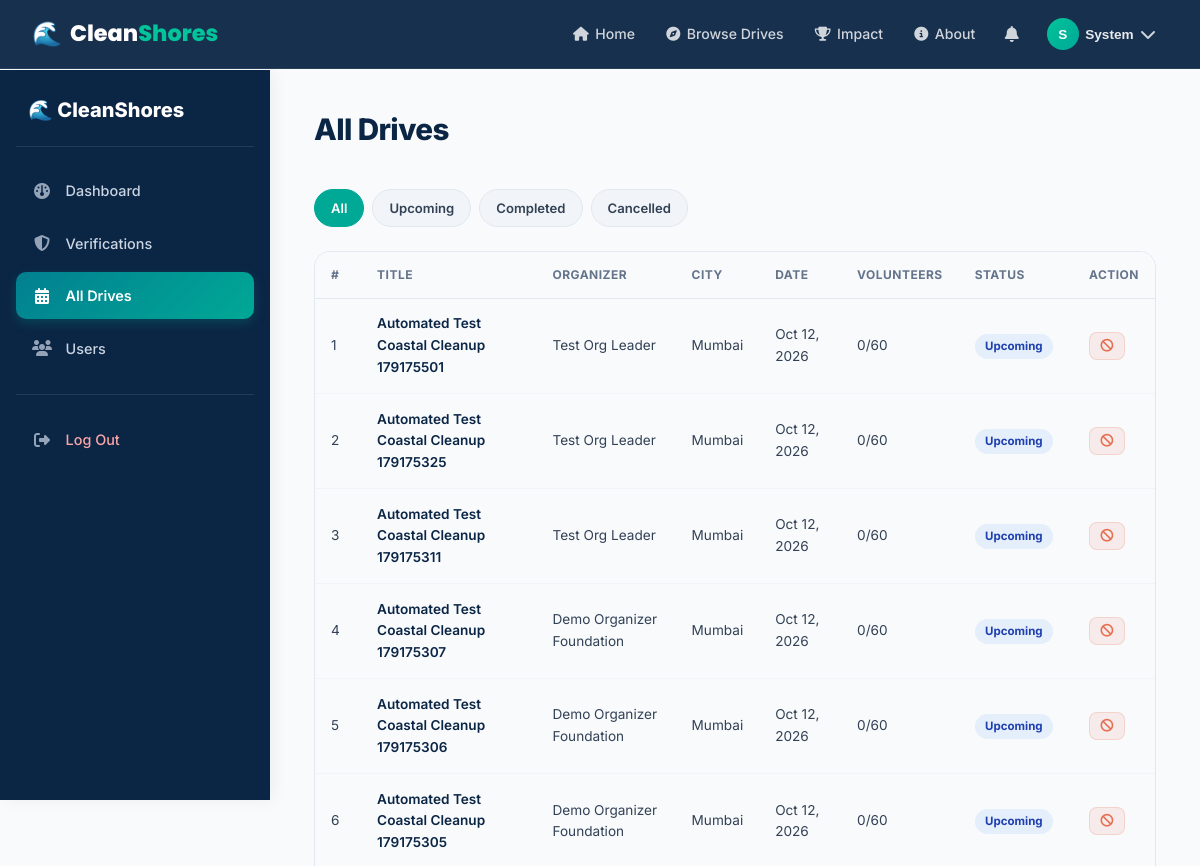
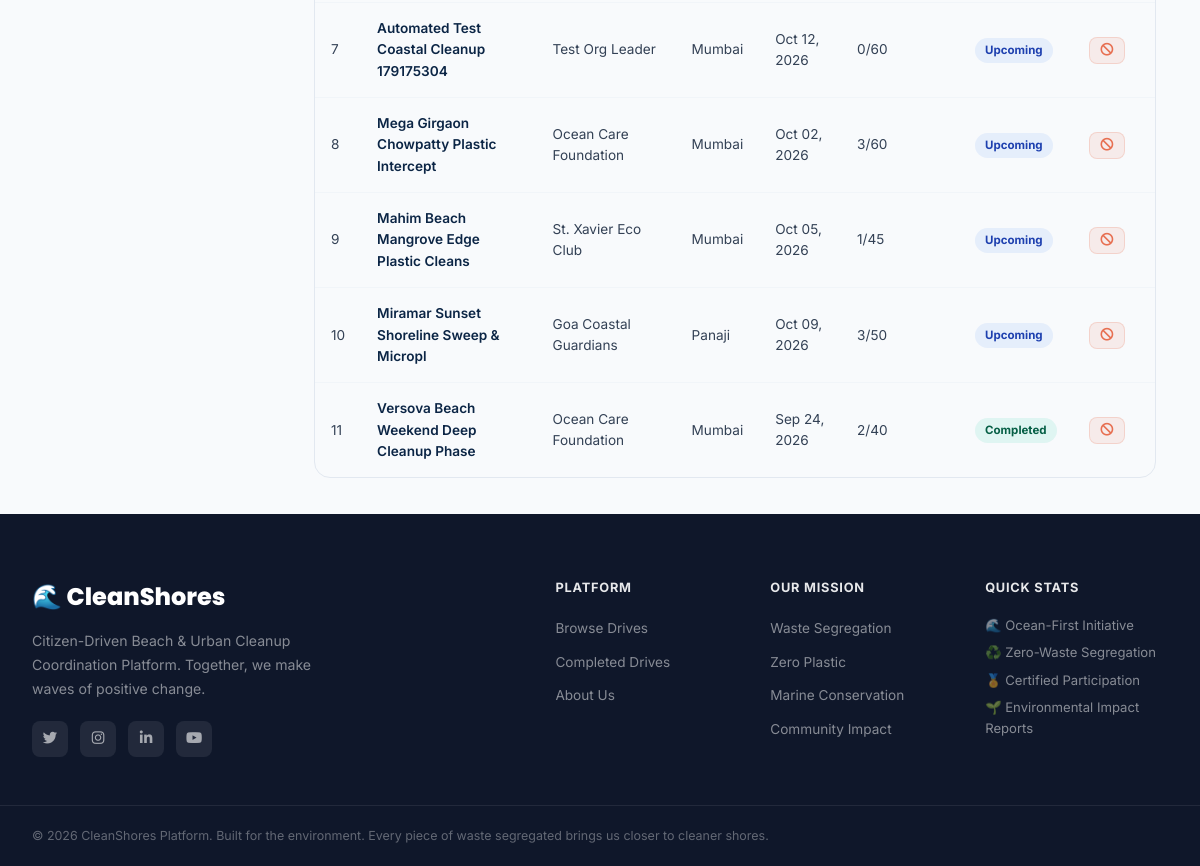
The page /admin/drives (signed in) on the database as committed earlier (2 pictures, top to bottom).
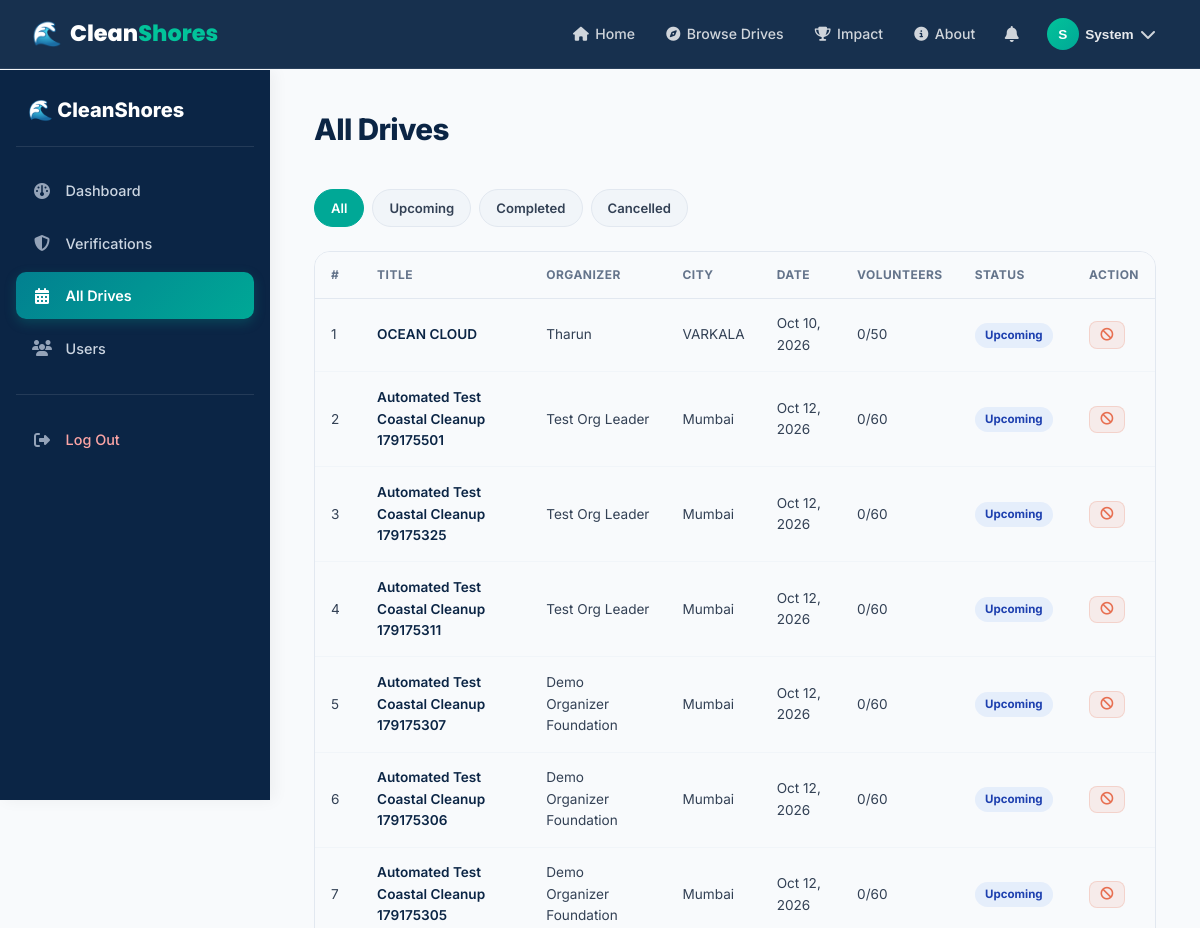
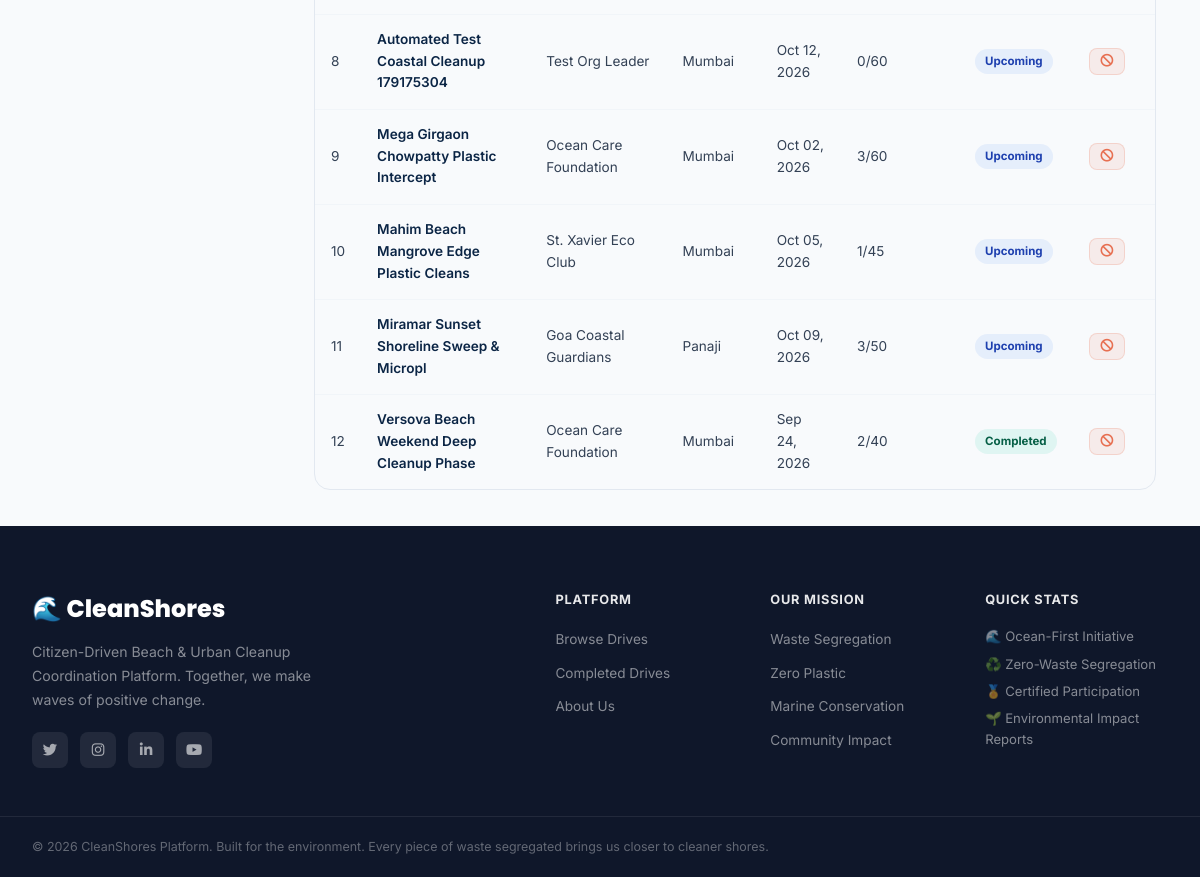
The same page on the database as committed later (2 pictures, top to bottom).
### models/drive.py (models this page shows, shortened)
class Drive(db.Model):
    __tablename__ = 'drives'
    id = db.Column(db.Integer, primary_key=True)
    organizer_id = db.Column(db.Integer, db.ForeignKey('users.id', ondelete='CASCADE'), nullable=False)
    title = db.Column(db.String(200), nullable=False)
    category = db.Column(db.String(80), nullable=False, default='Beach Cleanup')
    description = db.Column(db.Text, nullable=False)
    location_name = db.Column(db.String(150), nullable=False)
    address = db.Column(db.String(250), nullable=False)
    city = db.Column(db.String(100), nullable=False, default='Mumbai')
    state = db.Column(db.String(100), nullable=True, default='Maharashtra')
    latitude = db.Column(db.Float, nullable=True, default=18.9220)
    longitude = db.Column(db.Float, nullable=True, default=72.8347)
    meeting_point = db.Column(db.String(200), nullable=True)
    start_datetime = db.Column(db.DateTime, nullable=False)
    end_datetime = db.Column(db.DateTime, nullable=False)
    max_volunteers = db.Column(db.Integer, nullable=False, default=50)
    supplies_provided = db.Column(db.Text, nullable=True)
    supplies_needed = db.Column(db.Text, nullable=True)
    safety_guidelines = db.Column(db.Text, nullable=True)
    waste_segregation_plan = db.Column(db.Text, nullable=True)
    banner_image = db.Column(db.String(255), nullable=True)
    status = db.Column(db.String(20), default='upcoming')  # 'upcoming', 'in_progress', 'completed', 'cancelled'
    created_at = db.Column(db.DateTime, default=datetime.utcnow)
    participations = db.relationship('Participation', backref='drive', lazy='dynamic', cascade='all, delete-orphan')
    report = db.relationship('DriveReport', backref='drive', uselist=False, cascade='all, delete-orphan')
    photos = db.relationship('DrivePhoto', backref='drive', lazy='dynamic', cascade='all, delete-orphan')
    qa_messages = db.relationship('Message', backref='drive', lazy='dynamic', cascade='all, delete-orphan')
    @property
    def registered_count(self):
        from .participation import Participation
        return self.participations.filter(Participation.status != 'cancelled').count()

### models/user.py (models this page shows, shortened)
class User(db.Model):
    __tablename__ = 'users'
    id = db.Column(db.Integer, primary_key=True)
    username = db.Column(db.String(80), unique=True, nullable=False, index=True)
    email = db.Column(db.String(120), unique=True, nullable=False, index=True)
    password_hash = db.Column(db.String(255), nullable=False)
    full_name = db.Column(db.String(120), nullable=False)
    phone = db.Column(db.String(20), nullable=True)
    role = db.Column(db.String(20), nullable=False, default='volunteer')  # 'organizer', 'volunteer', 'admin'
    profile_pic = db.Column(db.String(255), nullable=True)
    bio = db.Column(db.Text, nullable=True)
    location = db.Column(db.String(120), nullable=True)
    college_or_org = db.Column(db.String(150), nullable=True)
    skills_interests = db.Column(db.String(255), nullable=True)  # e.g., 'Waste Segregation, First Aid, Photography'
    is_active = db.Column(db.Boolean, default=True)
    created_at = db.Column(db.DateTime, default=datetime.utcnow)
    drives_organized = db.relationship('Drive', backref='organizer', lazy='dynamic', cascade='all, delete-orphan')
    participations = db.relationship('Participation', backref='volunteer', lazy='dynamic', cascade='all, delete-orphan')
    verification = db.relationship('OrganizerVerification', foreign_keys='OrganizerVerification.user_id', backref='user', uselist=False, cascade='all, delete-orphan')
    notifications = db.relationship('Notification', backref='user', lazy='dynamic', cascade='all, delete-orphan')
    sent_messages = db.relationship('Message', foreign_keys='Message.sender_id', backref='sender', lazy='dynamic')
    received_messages = db.relationship('Message', foreign_keys='Message.recipient_id', backref='recipient', lazy='dynamic')
    @property
    def is_verified(self):
        if self.role in ('admin', 'organizer'):
            return True
        return False

### routes/admin.py (the view)
@admin_bp.route('/drives')
@admin_only
def drives():
    admin = get_current_user()
    status_filter = request.args.get('status', '')
    query = Drive.query
    if status_filter:
        query = query.filter_by(status=status_filter)
    drives = query.order_by(Drive.created_at.desc()).all()
    return render_template('admin/drives.html', admin=admin, drives=drives, status_filter=status_filter)

### routes/admin.py (called while the page is built)
def admin_only(f):
    from functools import wraps
    @wraps(f)
    def decorated(*args, **kwargs):
        if 'user_id' not in session or session.get('role') != 'admin':
            flash('Administrator access required.', 'danger')
            return redirect(url_for('main.index'))
        return f(*args, **kwargs)
    return decorated

### routes/auth.py (called while the page is built)
def get_current_user():
    if 'user_id' in session:
        return User.query.get(session['user_id'])
    return None

### templates/admin/drives.html (shortened to what this page needs)
{% extends "base.html" %}
{% block body_class %}dashboard-page{% endblock %}
{% block content %}
<div class="dashboard-layout">
    <aside class="dashboard-sidebar">
        <div class="sidebar-brand"><a href="{{ url_for('index') }}">🌊 CleanShores</a></div>
        <nav class="sidebar-nav">
            <a href="{{ url_for('admin.dashboard') }}" class="sidebar-link"><i class="fa-solid fa-gauge"></i> <span>Dashboard</span></a>
            <a href="{{ url_for('admin.organizers') }}" class="sidebar-link"><i class="fa-solid fa-shield-halved"></i> <span>Verifications</span></a>
            <a href="{{ url_for('admin.drives') }}" class="sidebar-link active"><i class="fa-solid fa-calendar-days"></i> <span>All Drives</span></a>
            <a href="{{ url_for('admin.users') }}" class="sidebar-link"><i class="fa-solid fa-users"></i> <span>Users</span></a>
            <div class="sidebar-divider"></div>
            <a href="{{ url_for('auth.logout') }}" class="sidebar-link sidebar-link-logout"><i class="fa-solid fa-right-from-bracket"></i> <span>Log Out</span></a>
        </nav>
    </aside>
    <div class="dashboard-main">
        <div class="dashboard-topbar"><h1 class="dashboard-page-title">All Drives</h1></div>
        <div class="filter-tabs">
            <a href="{{ url_for('admin.drives') }}" class="filter-tab {% if not status_filter %}active{% endif %}">All</a>
            <a href="{{ url_for('admin.drives', status='upcoming') }}" class="filter-tab {% if status_filter=='upcoming' %}active{% endif %}">Upcoming</a>
            <a href="{{ url_for('admin.drives', status='completed') }}" class="filter-tab {% if status_filter=='completed' %}active{% endif %}">Completed</a>
            <a href="{{ url_for('admin.drives', status='cancelled') }}" class="filter-tab {% if status_filter=='cancelled' %}active{% endif %}">Cancelled</a>
        </div>
        <div class="drives-table-wrap">
            <table class="cs-table">
                <thead><tr><th>#</th><th>Title</th><th>Organizer</th><th>City</th><th>Date</th><th>Volunteers</th><th>Status</th><th>Action</th></tr></thead>
                <tbody>
                    {% for d in drives %}
                    <tr>
                        <td>{{ loop.index }}</td>
                        <td><a href="{{ url_for('drives.drive_detail', drive_id=d.id) }}" class="table-link">{{ d.title[:40] }}</a></td>
                        <td>{{ d.organizer.full_name }}</td>
                        <td>{{ d.city }}</td>
                        <td>{{ d.start_datetime.strftime('%b %d, %Y') }}</td>
                        <td>{{ d.registered_count }}/{{ d.max_volunteers }}</td>
                        <td><span class="status-badge status-{{ d.status }}">{{ d.status.replace('_',' ').title() }}</span></td>
                        <td>
                            {% if d.status != 'cancelled' %}
                            <form method="POST" action="{{ url_for('admin.cancel_drive', drive_id=d.id) }}" style="display:inline;">
                                <button type="submit" class="btn-table btn-table-danger" onclick="return confirm('Cancel this drive?')"><i class="fa-solid fa-ban"></i></button>
                            </form>
                            {% endif %}
                        </td>
                    </tr>
                    {% endfor %}
                </tbody>
            </table>
        </div>
    </div>
</div>
{% endblock %}

Rows that differ between the two databases and show on the page:
added Drive: title "OCEAN CLOUD", organizer.full_name "Tharun", city "VARKALA", start_datetime "Oct 10, 2026", registered_count "0", max_volunteers "50", status.replace "Upcoming"
